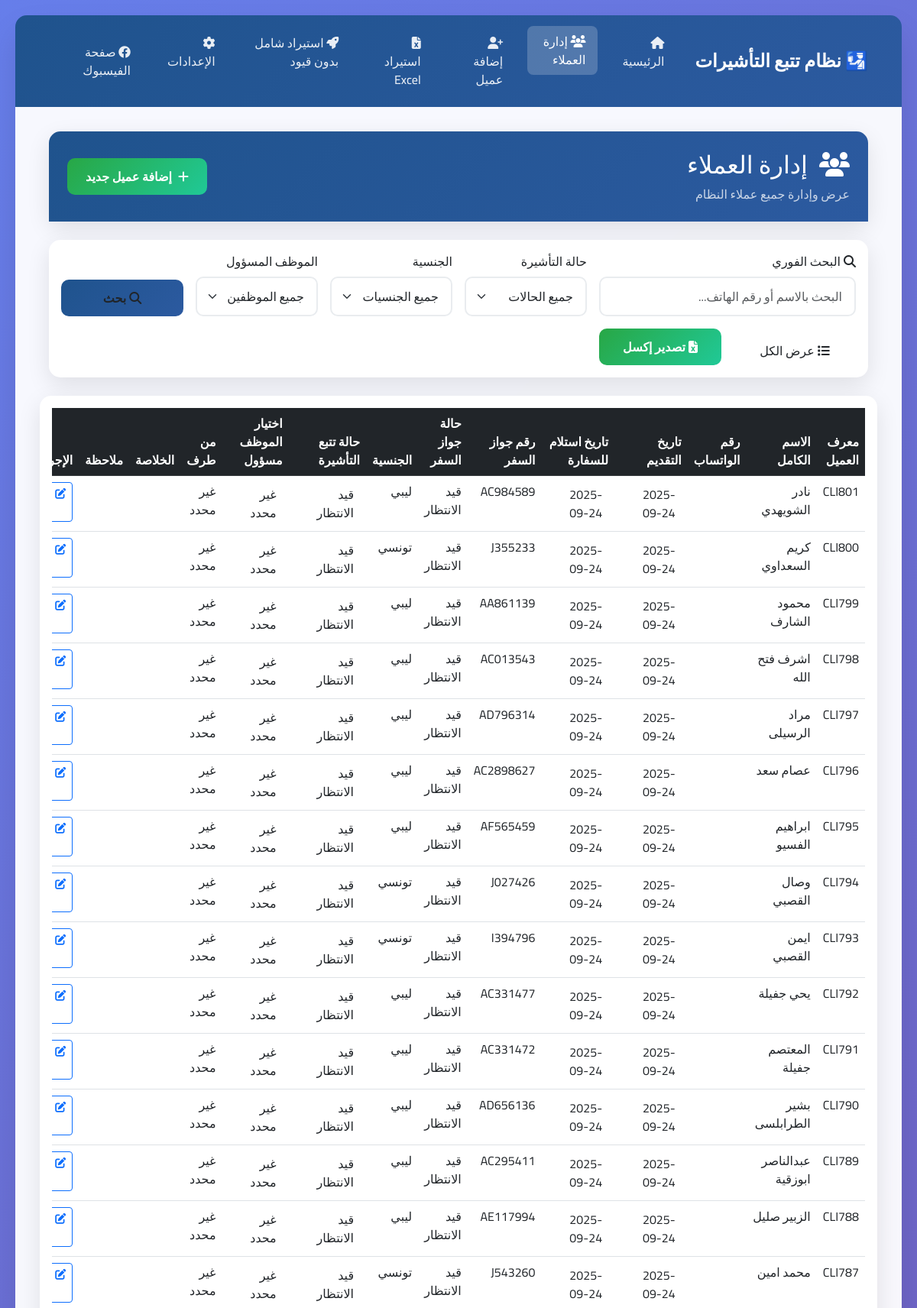
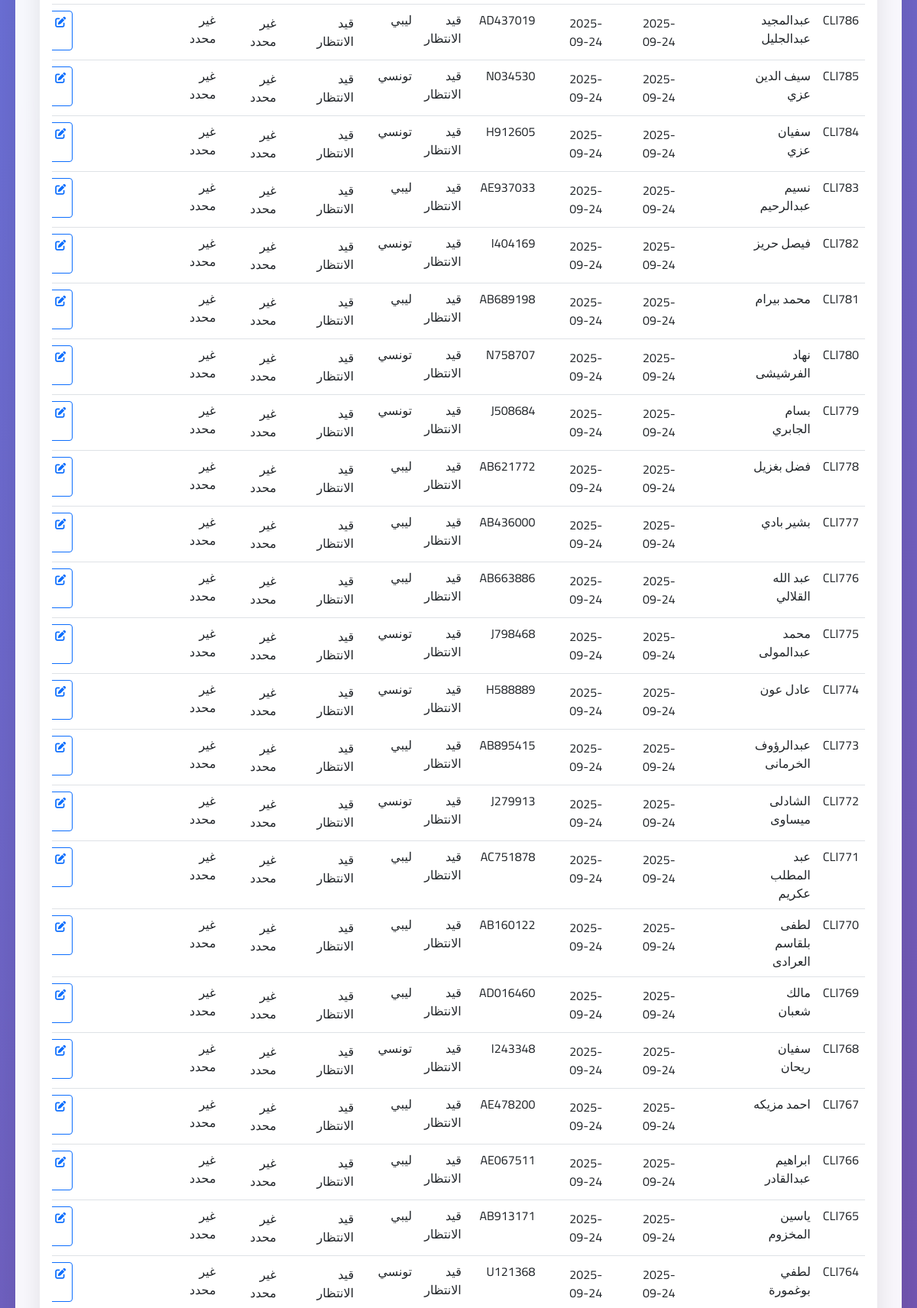
/clients?page=5&per_page=50&search=&status=&nationality=&employee= (upper part), run on the app's committed database (2 pictures, top to bottom).
### tables this page shows
CREATE TABLE clients (
        id INTEGER PRIMARY KEY AUTOINCREMENT,
        client_id TEXT UNIQUE,
        full_name TEXT,
        whatsapp_number TEXT,
        whatsapp_number_clean TEXT,
        application_date TEXT,
        transaction_date TEXT,
        passport_number TEXT,
        passport_status TEXT,
        passport_status_normalized TEXT,
        nationality TEXT,
        visa_status TEXT,
        visa_status_normalized TEXT,
        processed_by TEXT,
        summary TEXT,
        notes TEXT,
        responsible_employee TEXT,
        
        -- Nouvelles colonnes pour supporter tous les formats
        original_row_number INTEGER,
        import_timestamp TEXT,
        is_duplicate BOOLEAN DEFAULT 0,
        has_empty_fields BOOLEAN DEFAULT 0,
        has_errors BOOLEAN DEFAULT 0,
        original_data TEXT,  -- JSON des données originales
        
        -- Colonnes supplémentaires du fichier Excel
        excel_col_0 TEXT,
        excel_col_1 TEXT,
        excel_col_2 TEXT,
        excel_col_3 TEXT,
        excel_col_4 TEXT,
        excel_col_5 TEXT,
        excel_col_6 TEXT,
        excel_col_7 TEXT,
        excel_col_8 TEXT,
        excel_col_9 TEXT,
        excel_col_10 TEXT,
        excel_col_11 TEXT,
        excel_col_12 TEXT,
        
        created_at TIMESTAMP DEFAULT CURRENT_TIMESTAMP,
        updated_at TIMESTAMP DEFAULT CURRENT_TIMESTAMP
    , auto_generated_id BOOLEAN DEFAULT FALSE, empty_name_accepted BOOLEAN DEFAULT FALSE, extra_data TEXT);

### app.py (the view)
@app.route('/clients', endpoint='clients_list')
def clients_list():
    print(f"🎯 ROUTE /clients APPELÉE - DÉBUT DU TRAITEMENT")
    print(f"🎯 URL: {request.url}")
    print(f"🎯 ARGS: {dict(request.args)}")
    try:
        page = int(request.args.get('page', 1))
        per_page_param = request.args.get('per_page', '50')  # Réduit de 100 à 50
        if per_page_param == 'all':
            per_page = 10000  # Nombre très élevé pour afficher tous les clients
        else:
            per_page = int(per_page_param)
        search_term = request.args.get('search', '')
        status_filter = request.args.get('status', '')
        nationality_filter = request.args.get('nationality', '')
        employee_filter = request.args.get('employee', '')
        filters = {}
        if search_term:
            filters['search'] = search_term
        if status_filter and status_filter in Client.VISA_STATUS_OPTIONS:
            filters['visa_status'] = status_filter
        if nationality_filter and nationality_filter in Client.NATIONALITY_OPTIONS:
            filters['nationality'] = nationality_filter
        if employee_filter and employee_filter in Client.EMPLOYEE_OPTIONS:
            filters['responsible_employee'] = employee_filter
        print(f"🎯 AVANT APPEL CONTRÔLEUR - page: {page}, per_page: {per_page}, filters: {filters}")
        if filters:
            clients, total = client_controller.get_filtered_clients(filters, page, per_page)
        else:
            clients, total = client_controller.get_all_clients(page, per_page)
        print(f"🎯 APRÈS APPEL CONTRÔLEUR - clients: {len(clients)}, total: {total}")
        print(f"🎯 PREMIERS CLIENTS: {[c.get('client_id', 'N/A') for c in clients[:3]]}")
        total_pages = (total + per_page - 1) // per_page
        has_prev = page > 1
        has_next = page < total_pages
        pagination = {
            'page': page,
            'per_page': per_page,
            'total': total,
            'total_pages': total_pages,
            'has_prev': has_prev,
            'has_next': has_next,
            'prev_num': page - 1 if has_prev else None,
            'next_num': page + 1 if has_next else None
        }
        mapped_clients = clients
        print(f"🐛 DEBUG CRITIQUE: Nombre de clients récupérés: {len(clients)}")
        print(f"🐛 DEBUG CRITIQUE: Total: {total}")
        print(f"🐛 DEBUG CRITIQUE: Premiers clients: {[c.get('client_id', 'N/A') for c in clients[:3]]}")
        print(f"🐛 DEBUG CRITIQUE: Base de données: {db_manager.db_path}")
        print(f"🐛 DEBUG CRITIQUE: Type de contrôleur: {type(client_controller)}")
        return render_template('clients.html',
                             clients=mapped_clients,
                             pagination=pagination,
                             search_term=search_term,
                             status_filter=status_filter,
                             nationality_filter=nationality_filter,
                             employee_filter=employee_filter,
                             visa_statuses=Client.VISA_STATUS_OPTIONS,
                             nationalities=Client.NATIONALITY_OPTIONS,
                             employees=Client.EMPLOYEE_OPTIONS,
                             app_title='نظام تتبع التأشيرات',
                             company_name='شركة تسهيل للخدمات',
                             facebook_link='https://facebook.com/yourpage')
    except Exception as e:
        flash(f'خطأ في تحميل قائمة العملاء: {str(e)}', 'error')
        return render_template('clients.html', clients=[], pagination={'page': 1, 'total': 0, 'total_pages': 0})

### app.py (called while the page is built)
@app.context_processor
def inject_rtl_support():
    from datetime import datetime
    return {
        'rtl_support': True,
        'app_title': '🛂 نظام تتبع التأشيرات الذكي - TCA',
        'company_name': 'شركة تونس للاستشارات والخدمات',
        'facebook_link': 'https://www.facebook.com/share/1D4dHp2z74/?mibextid=wwXIfr',
        'current_datetime': datetime.now().strftime('%Y-%m-%d %H:%M')
    }

### src/controllers/client_controller.py (called while the page is built)
    def get_all_clients(self, page: int = 1, per_page: int = 50) -> tuple[List[Dict[str, Any]], int]:
        try:
            clients, total = self.db_manager.get_all_clients(page, per_page)
            return [dict(client) for client in clients], total
        except Exception as e:
            print(f"Erreur lors de la récupération des clients: {e}")
            return [], 0

### src/database/database_manager.py (called while the page is built)
    def get_connection(self):
        return sqlite3.connect(self.db_path)

    def get_all_clients(self, page: int = 1, per_page: int = 50) -> tuple[List[sqlite3.Row], int]:
        conn = self.get_connection()
        conn.row_factory = sqlite3.Row
        cursor = conn.cursor()
        try:
            cursor.execute('SELECT COUNT(*) FROM clients')
            total = cursor.fetchone()[0]
            offset = (page - 1) * per_page
            cursor.execute("""
                SELECT * FROM clients
                ORDER BY
                    CASE WHEN client_id IS NULL OR client_id = '' THEN 1 ELSE 0 END ASC,
                    CAST(SUBSTR(client_id, 4) AS INTEGER) DESC
                LIMIT ? OFFSET ?
            """, (per_page, offset))
            clients = cursor.fetchall()
            return clients, total
        finally:
            conn.close()

### templates/clients.html (shortened to what this page needs)
{% extends "base.html" %}
{% block content %}
<div class="container-fluid">
 <div class="row mb-4">
 <div class="col-12">
  <div class="card card-modern">
  <div class="card-header-modern">
   <div class="row align-items-center">
   <div class="col">
    <h2 class="mb-0">
    <i class="fas fa-users me-2"></i> إدارة العملاء
    </h2>
    <p class="mb-0 mt-2 opacity-75">عرض وإدارة جميع عملاء النظام</p>
   </div>
   <div class="col-auto">
    <a href="{{ url_for('add_client') }}" class="btn btn-success-custom">
    <i class="fas fa-plus me-2"></i>إضافة عميل جديد
    </a>
   </div>
   </div>
  </div>
  </div>
 </div>
 </div>
 <div class="row mb-4">
 <div class="col-12">
  <div class="card card-modern">
  <div class="card-body">
   <form method="GET" action="{{ url_for('clients_list') }}" class="row g-3">
   <div class="col-lg-4 col-md-6">
    <label for="search" class="form-label">
    <i class="fas fa-search me-1"></i>البحث الفوري
    </label>
    <input type="text" class="form-control" id="search" name="search"
      value="{{ search_term }}" placeholder="البحث بالاسم أو رقم الهاتف...">
   </div>
   <div class="col-lg-2 col-md-6">
    <label for="status" class="form-label">حالة التأشيرة</label>
    <select class="form-select" id="status" name="status">
    <option value="">جميع الحالات</option>
    </select>
   </div>
   <div class="col-lg-2 col-md-6">
    <label for="nationality" class="form-label">الجنسية</label>
    <select class="form-select" id="nationality" name="nationality">
    <option value="">جميع الجنسيات</option>
    </select>
   </div>
   <div class="col-lg-2 col-md-6">
    <label for="employee" class="form-label">الموظف المسؤول</label>
    <select class="form-select" id="employee" name="employee">
    <option value="">جميع الموظفين</option>
    </select>
   </div>
   <div class="col-lg-2 col-md-6 d-flex align-items-end">
    <button type="submit" class="btn btn-primary-custom w-100">
    <i class="fas fa-search me-1"></i>بحث
    </button>
   </div>
   <div class="col-lg-2 col-md-6 d-flex align-items-end">
    <a href="{{ url_for('clients_list', per_page='all') }}" class="btn btn-info-custom w-100">
    <i class="fas fa-list me-1"></i>عرض الكل
    </a>
   </div>
   <div class="col-lg-2 col-md-6 d-flex align-items-end">
    <button type="button" class="btn btn-success-custom w-100" onclick="exportToExcel()">
    <i class="fas fa-file-excel me-1"></i>تصدير إكسل
    </button>
   </div>
   </div>
  </div>
  </div>
 </div>
 </div>
 <div class="row">
 <div class="col-12">
  <div class="card card-modern">
  <div class="card-body">
   {% if clients and clients|length > 0 %}
   <div class="table-responsive">
    <table class="table table-hover">
    <thead class="table-dark">
     <tr>
     <th>معرف العميل</th>
     <th>الاسم الكامل</th>
     <th>رقم الواتساب</th>
     <th>تاريخ التقديم</th>
     <th>تاريخ استلام للسفارة</th>
     <th>رقم جواز السفر</th>
     <th>حالة جواز السفر</th>
     <th>الجنسية</th>
     <th>حالة تتبع التأشيرة</th>
     <th>اختيار الموظف مسؤول</th>
     <th>من طرف</th>
     <th>الخلاصة</th>
     <th>ملاحظة</th>
     <th>الإجراءات</th>
     </tr>
    </thead>
    <tbody>
     {% for client in clients %}
     <tr>
     <td>{{ client.get('client_id', 'غير محدد') }}</td>
     <td>{{ client.get('full_name', 'غير محدد') }}</td>
     <td>{{ client.get('whatsapp_number', 'غير محدد') }}</td>
     <td>
      <div class="inline-edit-container" data-field="application_date" data-client-id="{{ client.get('client_id', '') }}">
       <div class="inline-edit-display">
        <span class="field-value">{{ client.get('file_date', client.get('application_date', 'غير محدد')) }}</span>
       </div>
      </div>
     </td>
     <td>
      <div class="inline-edit-container" data-field="transaction_date" data-client-id="{{ client.get('client_id', '') }}">
       <div class="inline-edit-display">
        <span class="field-value">{{ client.get('reception_date', client.get('transaction_date', 'غير محدد')) }}</span>
       </div>
      </div>
     </td>
     <td>{{ client.get('passport_number', 'غير محدد') }}</td>
     <td>{{ client.get('passport_status', 'غير محدد') }}</td>
     <td>{{ client.get('nationality', 'غير محدد') }}</td>
     <td>
      <div class="inline-edit-container" data-field="visa_status" data-client-id="{{ client.get('client_id', '') }}">
       <div class="inline-edit-display">
        <span class="field-value">{{ client.get('visa_status', 'غير محدد') }}</span>
       </div>
      </div>
     </td>
     <td>
      <div class="inline-edit-container" data-field="responsible_employee" data-client-id="{{ client.get('client_id', '') }}">
       <div class="inline-edit-display">
        <span class="field-value">{{ client.get('responsible_employee', 'غير محدد') }}</span>
       </div>
      </div>
     </td>
     <td>{{ client.get('processed_by', 'غير محدد') }}</td>
     <td>{{ client.get('summary', 'غير محدد') }}</td>
     <td>{{ client.get('notes', 'غير محدد') }}</td>
     <td>
      <div class="btn-group" role="group">
      <a href="{{ url_for('edit_client', client_id=client.get('client_id', '')) }}"
        class="btn btn-sm btn-outline-primary" title="تعديل">
       <i class="fas fa-edit"></i>
      </a>
      </div>
     </td>
     </tr>
     {% endfor %}
    </tbody>
    </table>
   </div>
   {% else %}
   <div class="text-center py-5">
    <i class="fas fa-users fa-3x text-muted mb-3"></i>
    <h4 class="text-muted">لا توجد نتائج</h4>
    <p class="text-muted">لم يتم العثور على أي عملاء مطابقين للمعايير المحددة</p>
   </div>
   {% endif %}
  </div>
  </div>
  </div>
 </div>
</div>
{% endblock %}

### static/css/styles.fd3d584b206e4d6370ba.css (style rules this page uses)
:root { --primary-color:#1f538d;--secondary-color:#2c5aa0;--accent-color:#f8f9fa;--success-color:#28a745;--warning-color:#ffc107;--danger-color:#dc3545;--info-color:#17a2b8;--dark-color:#343a40;--light-color:#f8f9fa }
body { background:linear-gradient(135deg,#667eea,#764ba2);direction:rtl;font-family:Cairo,sans-serif;min-height:100vh }
.card-modern { background:#fff;border:none;border-radius:15px;box-shadow:0 10px 30px rgba(0,0,0,.1);transition:all .3s ease }
.card-header-modern { border-radius:15px 15px 0 0!important;color:#fff;padding:1.5rem }
.btn-primary-custom,.card-header-modern { background:linear-gradient(135deg,var(--primary-color) 0,var(--secondary-color) 100%);border:none }
.btn-primary-custom { border-radius:10px;font-weight:600;padding:.75rem 1.5rem;transition:all .3s ease }
.btn-success-custom { background:linear-gradient(135deg,var(--success-color) 0,#20c997 100%);border:none;border-radius:10px;color:#fff;font-weight:600;padding:.75rem 1.5rem;transition:all .3s ease }
.form-control,.form-select { border:2px solid #e9ecef;border-radius:10px;padding:.75rem 1rem;transition:all .3s ease }
.table-responsive { -webkit-overflow-scrolling:touch }
* { backface-visibility:hidden;transform:translateZ(0) }
.col-lg-4.col-md-6 { position:relative }
.inline-edit-container { cursor:pointer;position:relative;transition:all .2s ease }
.inline-edit-display { align-items:center;display:flex;justify-content:space-between;min-height:32px;padding:4px 8px }

### data on the page
clients: get "CLI801", get "نادر الشويهدي", get "2025-09-24", get "AC984589", get "قيد الانتظار", get "ليبي", get "غير محدد"
clients: get "CLI800", get "كريم السعداوي", get "2025-09-24", get "J355233", get "قيد الانتظار", get "تونسي", get "غير محدد"
clients: get "CLI799", get "محمود الشارف", get "2025-09-24", get "AA861139", get "قيد الانتظار", get "ليبي", get "غير محدد"
clients: get "CLI798", get "اشرف فتح الله", get "2025-09-24", get "AC013543", get "قيد الانتظار", get "ليبي", get "غير محدد"
clients: get "CLI797", get "مراد الرسيلى", get "2025-09-24", get "AD796314", get "قيد الانتظار", get "ليبي", get "غير محدد"
clients: get "CLI796", get "عصام سعد", get "2025-09-24", get "AC2898627", get "قيد الانتظار", get "ليبي", get "غير محدد"
clients: get "CLI795", get "ابراهيم الفسيو", get "2025-09-24", get "AF565459", get "قيد الانتظار", get "ليبي", get "غير محدد"
clients: get "CLI794", get "وصال القصبي", get "2025-09-24", get "J027426", get "قيد الانتظار", get "تونسي", get "غير محدد"
clients: get "CLI793", get "ايمن القصبي", get "2025-09-24", get "I394796", get "قيد الانتظار", get "تونسي", get "غير محدد"
clients: get "CLI792", get "يحي جفيلة", get "2025-09-24", get "AC331477", get "قيد الانتظار", get "ليبي", get "غير محدد"
clients: get "CLI791", get "المعتصم جفيلة", get "2025-09-24", get "AC331472", get "قيد الانتظار", get "ليبي", get "غير محدد"
clients: get "CLI790", get "بشير الطرابلسى", get "2025-09-24", get "AD656136", get "قيد الانتظار", get "ليبي", get "غير محدد"
clients: get "CLI789", get "عبدالناصر ابوزقية", get "2025-09-24", get "AC295411", get "قيد الانتظار", get "ليبي", get "غير محدد"
clients: get "CLI788", get "الزبير صليل", get "2025-09-24", get "AE117994", get "قيد الانتظار", get "ليبي", get "غير محدد"
clients: get "CLI787", get "محمد امين", get "2025-09-24", get "J543260", get "قيد الانتظار", get "تونسي", get "غير محدد"
clients: get "CLI786", get "عبدالمجيد عبدالجليل", get "2025-09-24", get "AD437019", get "قيد الانتظار", get "ليبي", get "غير محدد"
clients: get "CLI785", get "سيف الدين عزي", get "2025-09-24", get "N034530", get "قيد الانتظار", get "تونسي", get "غير محدد"
clients: get "CLI784", get "سفيان عزي", get "2025-09-24", get "H912605", get "قيد الانتظار", get "تونسي", get "غير محدد"
clients: get "CLI783", get "نسيم عبدالرحيم", get "2025-09-24", get "AE937033", get "قيد الانتظار", get "ليبي", get "غير محدد"
clients: get "CLI782", get "فيصل حريز", get "2025-09-24", get "I404169", get "قيد الانتظار", get "تونسي", get "غير محدد"
clients: get "CLI781", get "محمد بيرام", get "2025-09-24", get "AB689198", get "قيد الانتظار", get "ليبي", get "غير محدد"
clients: get "CLI780", get "نهاد الفرشيشى", get "2025-09-24", get "N758707", get "قيد الانتظار", get "تونسي", get "غير محدد"
clients: get "CLI779", get "بسام الجابري", get "2025-09-24", get "J508684", get "قيد الانتظار", get "تونسي", get "غير محدد"
clients: get "CLI778", get "فضل بغزيل", get "2025-09-24", get "AB621772", get "قيد الانتظار", get "ليبي", get "غير محدد"
clients: get "CLI777", get "بشير بادي", get "2025-09-24", get "AB436000", get "قيد الانتظار", get "ليبي", get "غير محدد"
clients: get "CLI776", get "عبد الله القلالي", get "2025-09-24", get "AB663886", get "قيد الانتظار", get "ليبي", get "غير محدد"
clients: get "CLI775", get "محمد عبدالمولى", get "2025-09-24", get "J798468", get "قيد الانتظار", get "تونسي", get "غير محدد"
clients: get "CLI774", get "عادل عون", get "2025-09-24", get "H588889", get "قيد الانتظار", get "تونسي", get "غير محدد"
clients: get "CLI773", get "عبدالرؤوف الخرمانى", get "2025-09-24", get "AB895415", get "قيد الانتظار", get "ليبي", get "غير محدد"
clients: get "CLI772", get "الشادلى ميساوى", get "2025-09-24", get "J279913", get "قيد الانتظار", get "تونسي", get "غير محدد"
clients: get "CLI771", get "عبد المطلب عكريم", get "2025-09-24", get "AC751878", get "قيد الانتظار", get "ليبي", get "غير محدد"
clients: get "CLI770", get "لطفى بلقاسم العرادى", get "2025-09-24", get "AB160122", get "قيد الانتظار", get "ليبي", get "غير محدد"
clients: get "CLI769", get "مالك شعبان", get "2025-09-24", get "AD016460", get "قيد الانتظار", get "ليبي", get "غير محدد"
clients: get "CLI768", get "سفيان ريحان", get "2025-09-24", get "I243348", get "قيد الانتظار", get "تونسي", get "غير محدد"
clients: get "CLI767", get "احمد مزيكه", get "2025-09-24", get "AE478200", get "قيد الانتظار", get "ليبي", get "غير محدد"
clients: get "CLI766", get "ابراهيم عبدالقادر", get "2025-09-24", get "AE067511", get "قيد الانتظار", get "ليبي", get "غير محدد"
clients: get "CLI765", get "ياسين المخزوم", get "2025-09-24", get "AB913171", get "قيد الانتظار", get "ليبي", get "غير محدد"
clients: get "CLI764", get "لطفي بوغمورة", get "2025-09-24", get "U121368", get "قيد الانتظار", get "تونسي", get "غير محدد"

### other printed values
{{ app_title }} "نظام تتبع التأشيرات"
